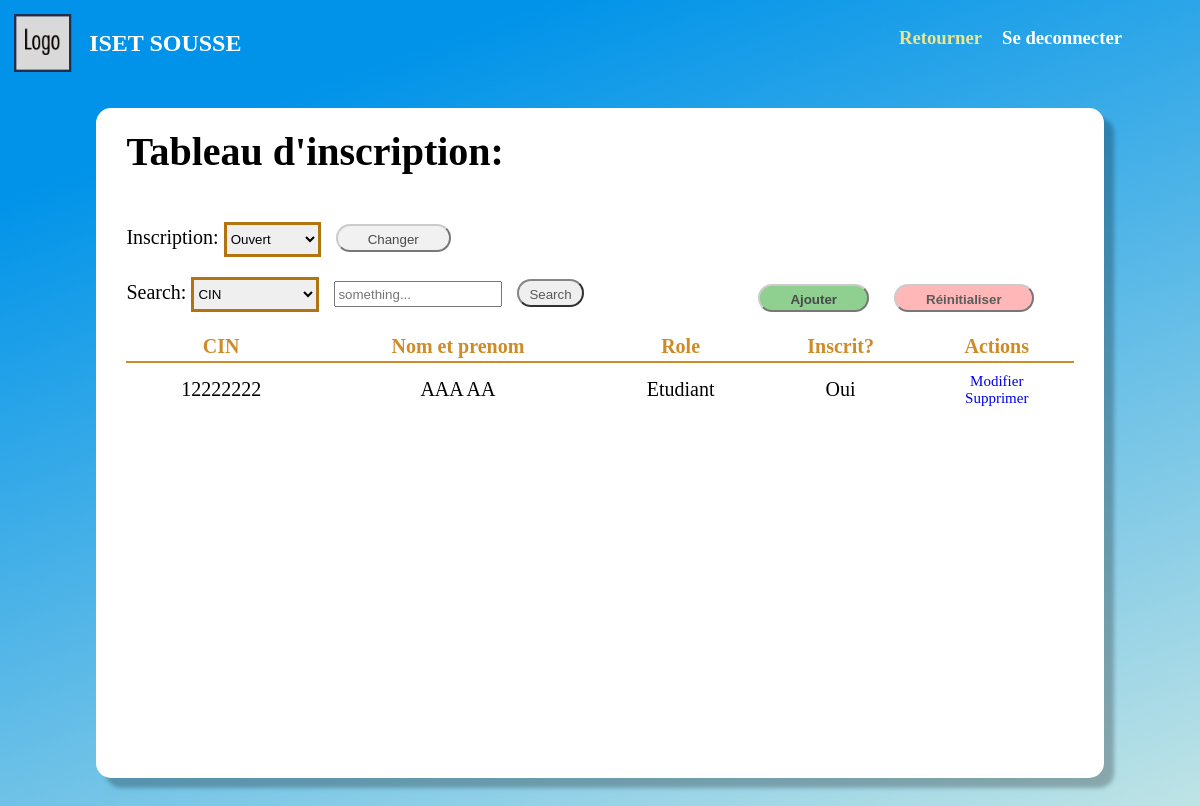
Page /User/SuperAdmin/Gestion/Inscriptions/index.php (signed in) on the earlier database version.
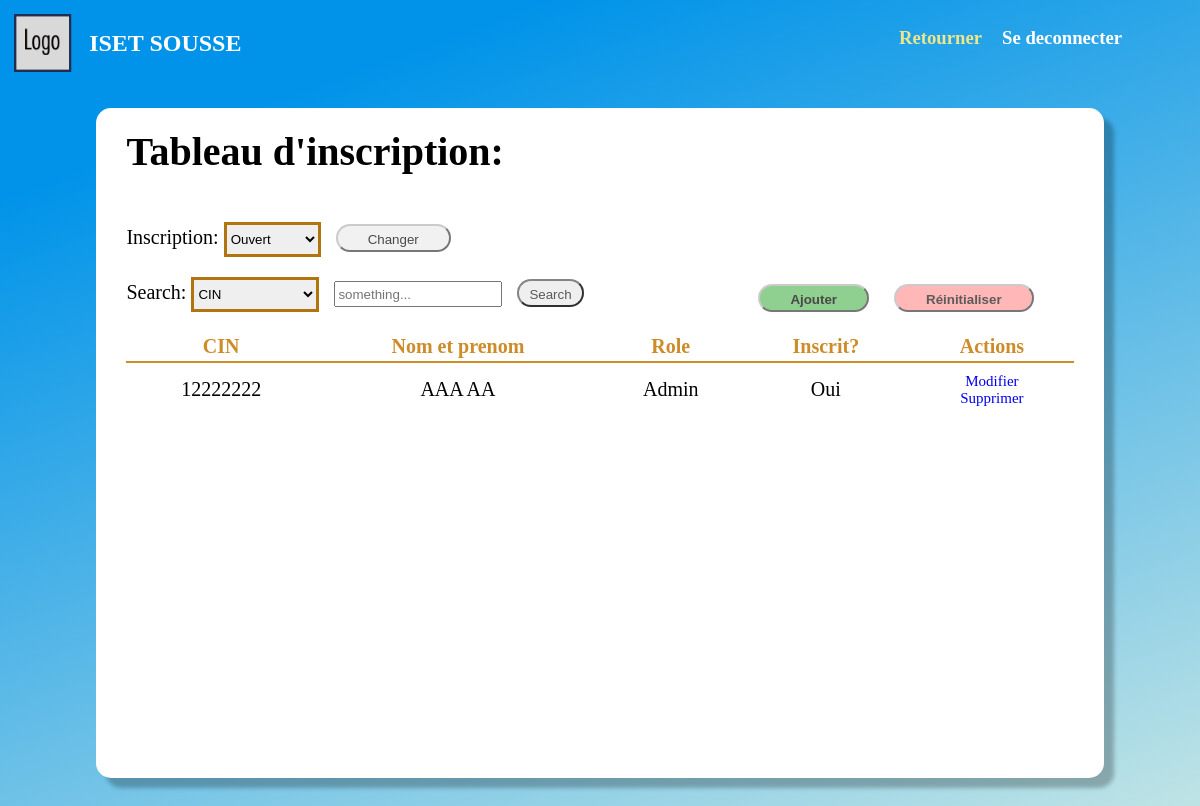
Same page on the later database version.
### tables this page shows
CREATE TABLE `liste_inscription` (
  `cin` int(11) NOT NULL,
  `nomprenom` varchar(40) NOT NULL,
  `role` int(10) NOT NULL,
  `departmentID` int(11) NOT NULL
);

### Classes/mySQL.php (called while the page is built, shortened)
<?php
    class mySql {
        private $_cnx;
        function __construct() {
            try {
                $this->_cnx = new PDO("mysql:host=".self::_serveur.";dbname=".self::_dbb, self::_login, self::_mdp);
            } catch (PDOException $e) {
                echo '<br/>Echec lors de la connexion: '.$e->getMessage();
            }
        }
        public function request($query, $array, $return = false) {
            $prep = $this->_cnx->prepare($query);
            $result = $prep->execute($array);
            if ($return === false) {
                return true;
            } else if ($return == 0) {
                return $prep->rowCount() > 0;
            } else if ($return == 1) {
                return $prep->rowCount() > 0? $prep->fetch() : -1;
            } else if ($return == 2) {
                return $prep->rowCount() > 0? $prep->fetchAll() : -1;
            } else if ($return == 3) {
                return $this->_cnx->lastInsertId();
            }
        }
    }
?>

### Classes/InscriptionDB.php (called while the page is built, shortened)
<?php
    require_once("MySql.php");
    class InscriptionDB extends MySql {
        public function getAll() {
            return $this->request("
            SELECT l.cin as cin, nomprenom, role, departmentID, case when u.CIN is NULL THEN 0 ELSE 1 END as isSubscribed
            FROM liste_inscription as l
            LEFT JOIN (
                SELECT cin
                FROM utilisateur
            ) as u ON u.CIN = l.cin", array(), 2);
        }
    }
?>

### Classes/Roles.php (called while the page is built, shortened)
<?php
class Roles
{
    static public function getName($id) {
        return self::roleArray[$id];
    }
}

### User/SuperAdmin/Gestion/Inscriptions/index.php (the view, shortened to what the changed rows need)
<!DOCTYPE html>
<head>
    <link rel="stylesheet" href="/Assets/css/user.css">
    <link rel="stylesheet" href="/Assets/css/profil.css">
    <link rel="stylesheet" href="/Assets/css/tables.css">
    <link rel="stylesheet" href="/Assets/css/buttons.css">
</head>
<body>
    <?php
        require_once(ROOT."/Classes/InscriptionDB.php");
        $inscriptionDB = new InscriptionDB();
        $users = $inscriptionDB->getAll();
    ?>
    <div class="logo">
        <div class = "seperated_div">
            <div class = "header_div">
                <h2 class = "website_title"> <?= NOM_SITE ?> </h2>
            </div>
        </div>
    </div>
    <div class="cd">
        <div class="cadre" >
        <h1 class = "table_name"> Tableau d'inscription: </h1>
            <table id ="table_" class="scrollable-table">
                <thead>
                    <tr>
                        <th style = "width:20%"><span class = "table_header">CIN</span></th>
                        <th style = "width:30%"><span class = "table_header">Nom et prenom</span></th>
                        <th><span class = "table_header">Role</span></th>
                        <th><span class = "table_header">Inscrit?</span></th>
                        <th><span class = "table_header">Actions</span></th>
                    </tr>
                </thead>
                <tbody>
                    <?php
                        if (is_array($users)) {
                            foreach ($users as $key => $user) {
                                echo "
                                    <tr>
                                        <td>".$user["cin"]."</td>
                                        <td>".$user["nomprenom"]."</td>
                                        <td>".Roles::getName($user["role"])."</td>
                                        <td>". ($user["isSubscribed"] == 1? "Oui": "Non")."</td>
                                        <td>
                                            <a class = 'link_ref' href = 'modifier.php?cin=".$user["cin"]."'>Modifier</a>
                                            <a class = 'link_ref' href = '/Pipes/adm_insr_supprimer.php?cin=".$user["cin"]."' onclick=\"return confirm('DELETION: Are you sure you want to remove \'".$user["nomprenom"]."\' from the table?');\">Supprimer</a>
                                    </td>
                                </tr>
                                ";
                            }
                        }
                    ?>
                </tbody>
            </table>
        </div>
    </div>
</body>
</html>

Differences in the rows shown:
changed liste_inscription "AAA AA": role "Etudiant" → "Admin"
